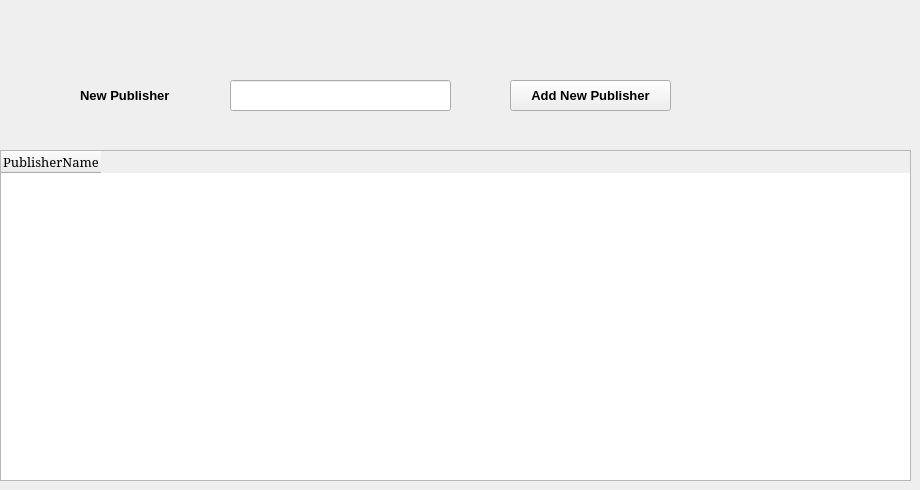
      <widget class="QWidget" name="tab_8">
       <attribute name="title">
        <string>Publisher</string>
       </attribute>
       <widget class="QLabel" name="label_30">
        <property name="geometry">
         <rect>
          <x>80</x>
          <y>80</y>
          <width>131</width>
          <height>31</height>
         </rect>
        </property>
        <property name="font">
         <font>
          <pointsize>10</pointsize>
          <weight>75</weight>
          <bold>true</bold>
         </font>
        </property>
        <property name="text">
         <string>New Publisher</string>
        </property>
       </widget>
       <widget class="QTableWidget" name="tableWidget_4">
        <property name="geometry">
         <rect>
          <x>0</x>
          <y>150</y>
          <width>911</width>
          <height>331</height>
         </rect>
        </property>
        <property name="font">
         <font>
          <family>Constantia</family>
          <pointsize>10</pointsize>
          <weight>9</weight>
          <italic>false</italic>
          <bold>false</bold>
         </font>
        </property>
        <property name="styleSheet">
         <string notr="true">font: 75 10pt &quot;Constantia&quot;;</string>
        </property>
        <column>
         <property name="text">
          <string>PublisherName</string>
         </property>
        </column>
       </widget>
       <widget class="QPushButton" name="pushButton_16">
        <property name="geometry">
         <rect>
          <x>510</x>
          <y>80</y>
          <width>161</width>
          <height>31</height>
         </rect>
        </property>
        <property name="font">
         <font>
          <pointsize>10</pointsize>
          <weight>75</weight>
          <bold>true</bold>
         </font>
        </property>
        <property name="text">
         <string>Add New Publisher</string>
        </property>
       </widget>
       <widget class="QLineEdit" name="lineEdit_23">
        <property name="geometry">
         <rect>
          <x>230</x>
          <y>80</y>
          <width>221</width>
          <height>31</height>
         </rect>
        </property>
       </widget>
      </widget>
